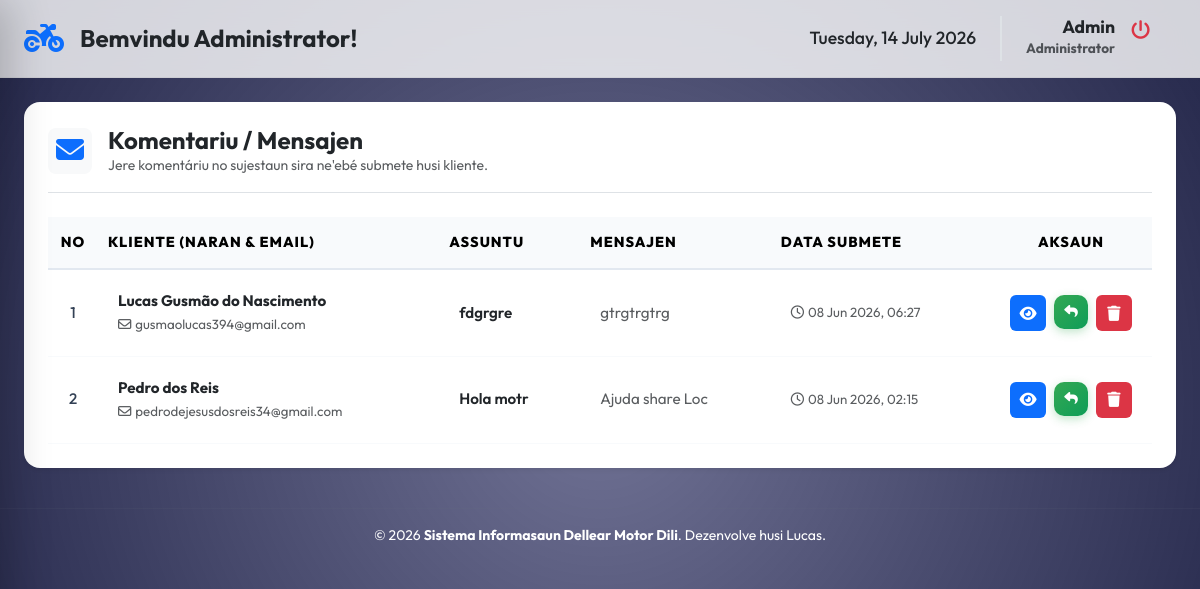
Page /admin/messages.php (signed in) on the committed database.
### tables this page shows
CREATE TABLE `messages` (
  `id` int(11) NOT NULL,
  `name` varchar(200) NOT NULL,
  `email` varchar(200) NOT NULL,
  `subject` varchar(255) NOT NULL,
  `message` text NOT NULL,
  `created_at` timestamp NOT NULL DEFAULT current_timestamp()
);

### config/database.php (called while the page is built, shortened)
<?php
function e(?string $str): string {
    return htmlspecialchars($str ?? '', ENT_QUOTES, 'UTF-8');
}

### admin/messages.php (the view, shortened to what this page needs)
<?php
require_once '../config/database.php';
$stmt = $pdo->query("SELECT * FROM messages ORDER BY id DESC");
$messages = $stmt->fetchAll();
?>
<?php include 'includes/header.php'; ?>
<div class="container-fluid p-4">
    <div class="card border-0 shadow-sm rounded-4 overflow-hidden animate-up">
        <div class="card-body p-4">
            <div class="d-flex justify-content-between align-items-center mb-4 pb-3 border-bottom">
                <div class="d-flex align-items-center gap-3">
                    <div class="p-2 bg-light rounded-3 text-primary">
                        <i class="fas fa-envelope fs-3"></i>
                    </div>
                    <div>
                        <h4 class="fw-bold mb-0 text-dark">Komentariu / Mensajen</h4>
                        <p class="text-muted small mb-0">Jere komentáriu no sujestaun sira ne'ebé submete husi kliente.</p>
                    </div>
                </div>
                <div>
                    <span class="badge rounded-pill px-4 py-2 bg-purple-gradient" style="font-size: 0.9rem;">
                    </span>
                </div>
            </div>
            <div class="table-responsive">
                <table class="table table-hover align-middle">
                    <thead>
                        <tr>
                            <th class="text-center" width="50">No</th>
                            <th>Kliente (Naran & Email)</th>
                            <th>Assuntu</th>
                            <th>Mensajen</th>
                            <th>Data Submete</th>
                            <th class="text-center" width="150">Aksaun</th>
                        </tr>
                    </thead>
                    <tbody>
                        <?php $no = 1; foreach ($messages as $m): ?>
                        <tr>
                            <td class="text-center fw-medium"><?= $no++ ?></td>
                            <td>
                                <div class="fw-bold text-dark mb-0"><?= e($m['name']) ?></div>
                                <a href="mailto:<?= e($m['email']) ?>" class="small text-decoration-none text-muted">
                                    <i class="far fa-envelope me-1"></i><?= e($m['email']) ?>
                                </a>
                            </td>
                            <td>
                                <div class="fw-semibold text-dark"><?= e($m['subject']) ?></div>
                            </td>
                            <td class="text-muted small" style="max-width: 250px; overflow: hidden; text-overflow: ellipsis; white-space: nowrap;">
                                <?= e($m['message']) ?>
                            </td>
                            <td>
                                <div class="small text-muted">
                                    <i class="far fa-clock me-1"></i><?= date('d M Y, H:i', strtotime($m['created_at'])) ?>
                                </div>
                            </td>
                            <td class="text-center">
                                <div class="d-flex justify-content-center gap-2">
                                    <button class="btn-action-view" style="background: #0d6efd;" title="Haree Detalhe" onclick='viewMessage(<?= json_encode($m) ?>)'>
                                        <i class="fas fa-eye"></i>
                                    </button>
                                    <a href="javascript:void(0)" class="btn-action-reply" title="Reply via Gmail" onclick='replyViaGmail(<?= json_encode($m["email"]) ?>, <?= json_encode($m["subject"]) ?>, <?= json_encode($m["name"]) ?>, <?= json_encode($m["message"]) ?>)'>
                                        <i class="fas fa-reply"></i>
                                    </a>
                                    <button class="btn-action-delete" style="background: #dc3545;" title="Hamoos" onclick='deleteMessage(<?= $m["id"] ?>, <?= json_encode($m["name"]) ?>)'>
                                        <i class="fas fa-trash"></i>
                                    </button>
                                </div>
                            </td>
                        </tr>
                        <?php endforeach; ?>
                    </tbody>
                </table>
            </div>
        </div>
    </div>
</div>
<?php include 'includes/footer.php'; ?>

### admin/assets/css/admin-style.css (style rules this page uses)
:root { --primary: #181b40; --primary-dark: #121430; --primary-light: #25285d; --accent: #FFD700; --dark: #181b40; --sidebar-w: 260px; --glass-bg: rgba(255, 255, 255, 0.9); --glass-border: rgba(255, 255, 255, 0.4); --card-shadow: 0 10px 30px -5px rgba(0, 0, 0, 0.1), 0 4px 6px -2px rgba(0, 0, 0, 0.05); --premium-gradient: linear-gradient(135deg, #181b40 0%, #25285d 100%); }
* { box-sizing: border-box; margin: 0; padding: 0; }
body { font-family: 'Outfit', sans-serif; background: #f1f5f9; background: url('../assets/images/map.png') no-repeat center center fixed; background-size: cover; min-height: 100vh; color: #1e293b; overflow-x: hidden; }
body::before { content: ""; position: fixed; top: 0; left: 0; width: 100%; height: 100%; background: radial-gradient(circle at center, rgba(37, 40, 93, 0.65) 0%, rgba(24, 27, 64, 0.95) 100%); z-index: -1; }
.table { margin-bottom: 0; }
.table thead th { background: transparent; border-bottom: 2px solid #f1f5f9; color: #64748b; font-weight: 700; text-transform: uppercase; font-size: 0.75rem; letter-spacing: 1px; padding: 20px; }
.table tbody td { padding: 20px; border-bottom: 1px solid #f8fafc; color: #334155; font-size: 0.95rem; }
.animate-up { animation: fadeSlideUp 0.6s cubic-bezier(0.23, 1, 0.32, 1) forwards; }
.table thead th { font-size: 0.9rem; font-weight: 800; text-transform: uppercase; letter-spacing: 1px; color: #000000; background: #f8fafc; border-bottom: 2px solid #e2e8f0; padding: 15px 10px; }
.table tbody tr { transition: all 0.2s ease; }
.btn-action-view, .btn-action-maps, .btn-action-edit, .btn-action-delete { width: 36px; height: 36px; border-radius: 6px; display: flex; align-items: center; justify-content: center; color: white !important; text-decoration: none; transition: all 0.2s ease; border: none; }
.btn-action-view { background: #0d6efd; }
.btn-action-delete { background: #198754; }

### admin/messages.php (style rules this page uses)
.btn-action-reply { width: 34px; height: 34px; border-radius: 10px; border: none; color: #fff; display: inline-flex; align-items: center; justify-content: center; cursor: pointer; transition: all 0.2s ease; font-size: 0.85rem; text-decoration: none; background: linear-gradient(135deg, #34a853, #0f9d58); box-shadow: 0 3px 10px rgba(52, 168, 83, 0.3); }

### rows in the picture
messages: name "Lucas Gusmão do Nascimento", email "gusmaolucas394@gmail.com", subject "fdgrgre", message "gtrgtrgtrg", created_at "08 Jun 2026, 06:27"
messages: name "Pedro dos Reis", email "pedrodejesusdosreis34@gmail.com", subject "Hola motr", message "Ajuda share Loc", created_at "08 Jun 2026, 02:15"

### other values in the picture
$_SESSION['admin_name'] "Admin"
